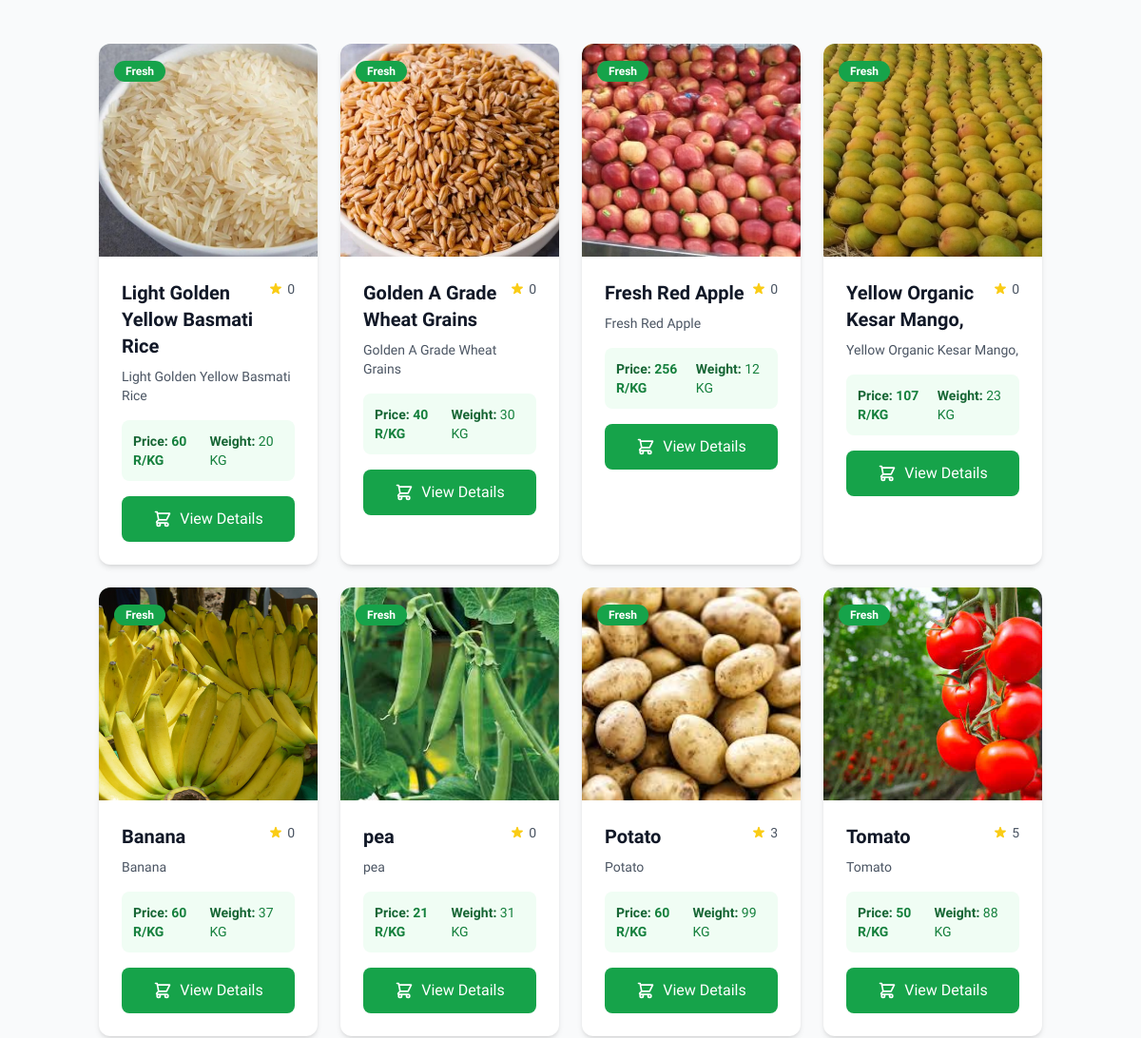
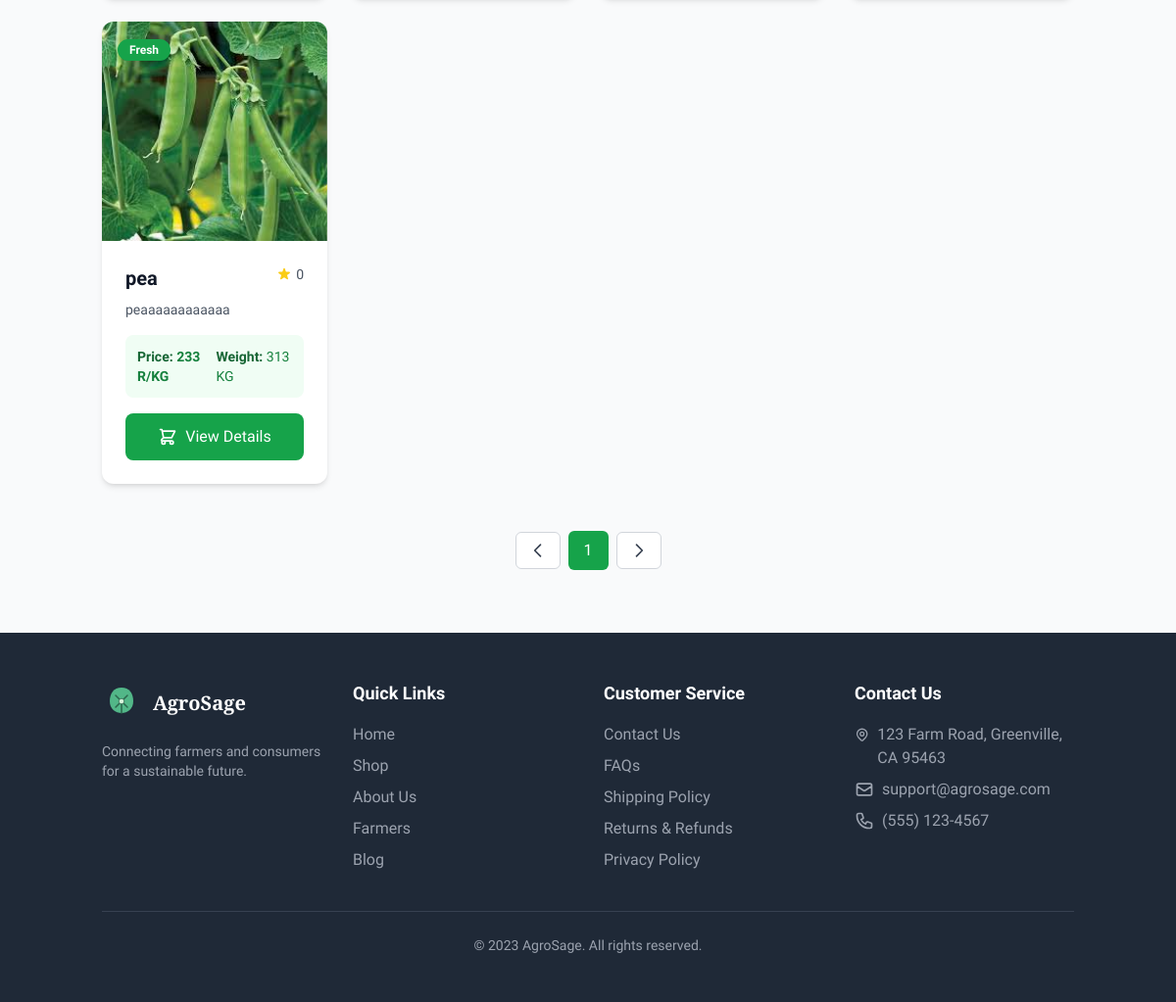
Before: /market/ (signed in, lower part) with the older database file (2 pictures, top to bottom).
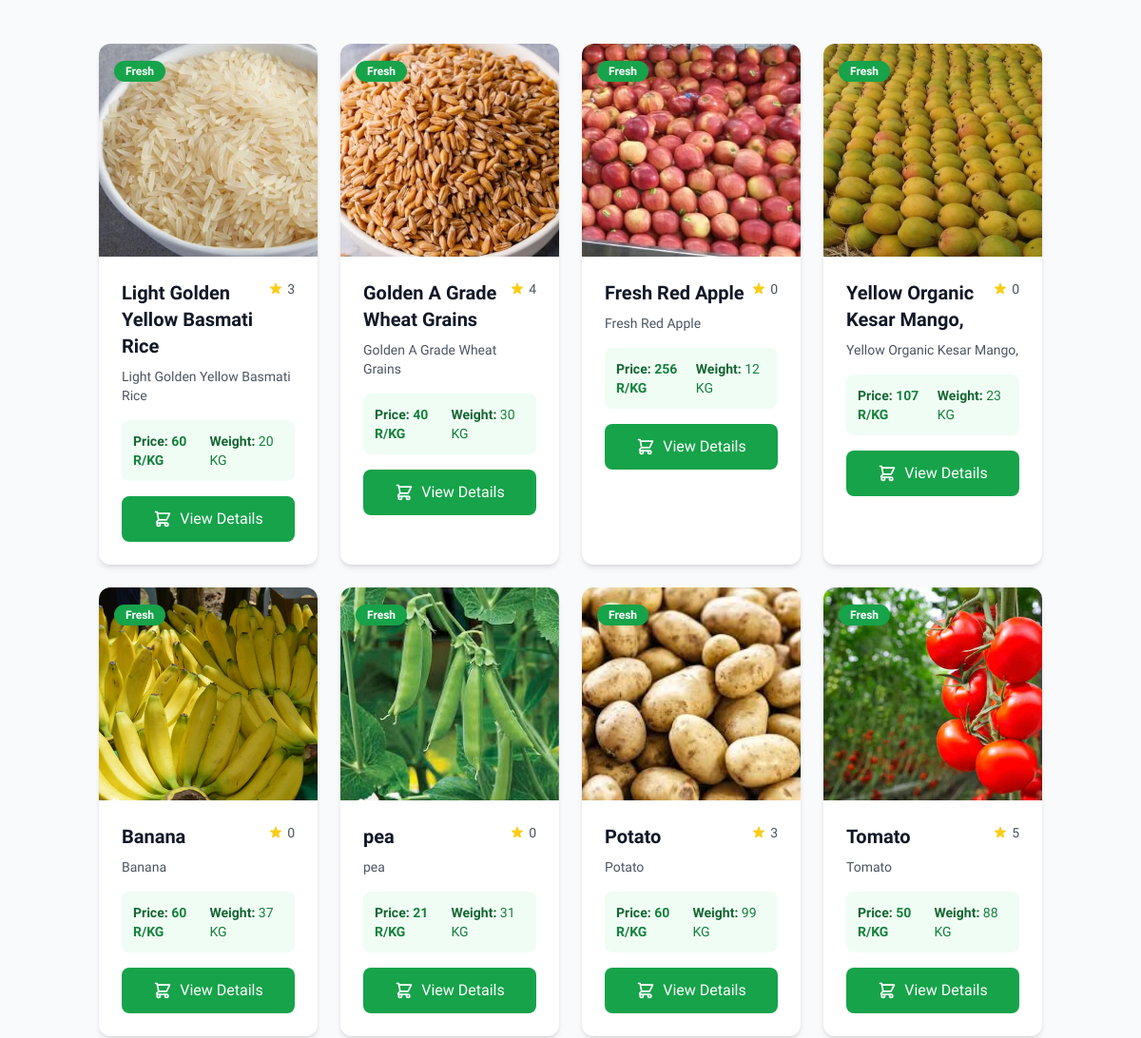
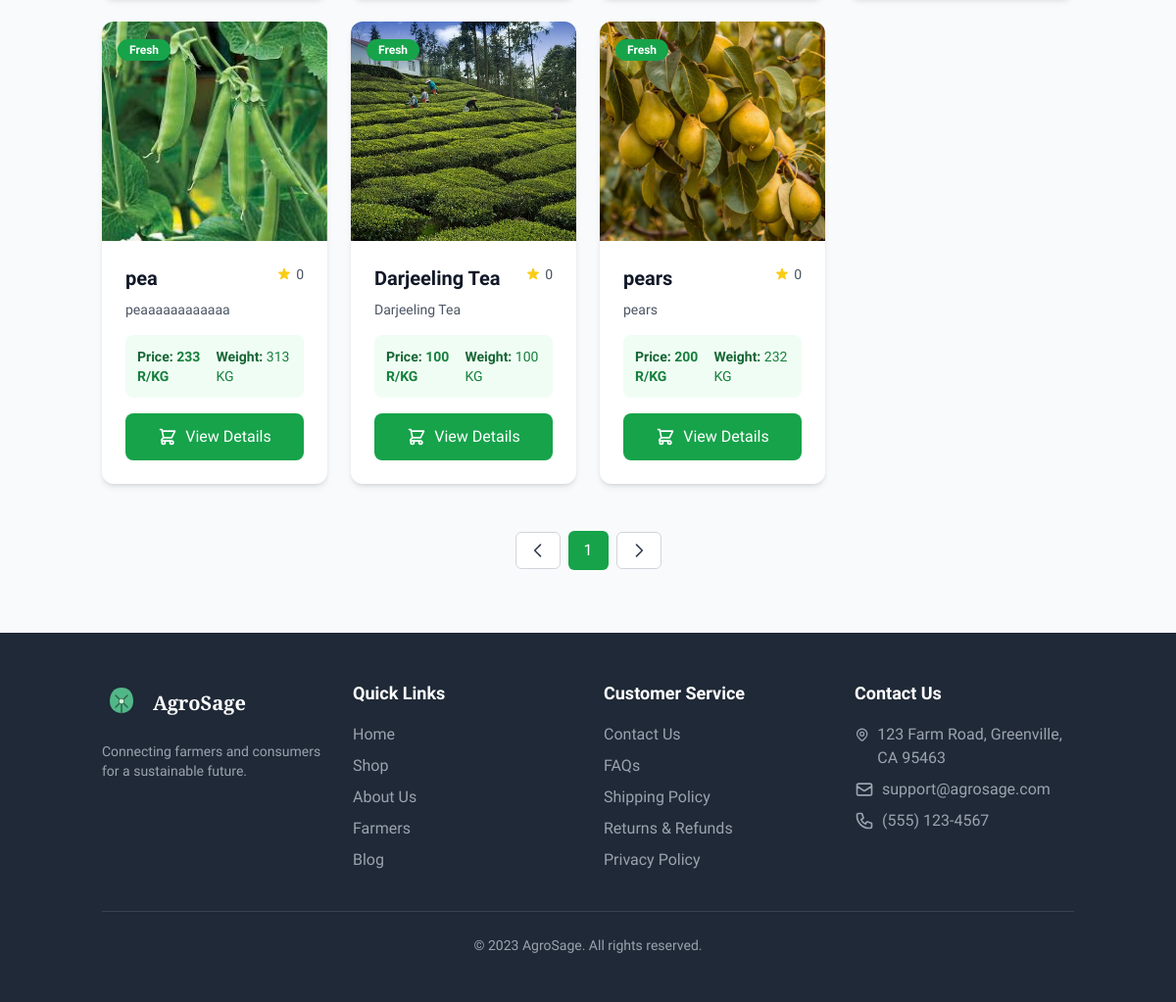
After: the same page with the newer database file (2 pictures, top to bottom).
### home/models.py (models this page shows, shortened)
class MarketItems(models.Model):
    items_name = models.CharField(max_length=1000)
    items_description = models.TextField(max_length=1000)
    category = models.ForeignKey(Category,on_delete=models.CASCADE)   # e.g. “Fertilizer”, “Tool”
    item_price = models.IntegerField()
    item_image = models.ImageField(upload_to='market_items/')
    items_weight = models.IntegerField()
    min_weight = models.IntegerField(default=0)
    item_rating = models.IntegerField(default=0)

### home/views.py (the view)
# urls.py: path("market/",views.market,name="market"),
def market(request):
    user = request.user
    cart_items = Cart.objects.filter(user=request.user)
    total_count = cart_items.count()
    if user.is_authenticated:
        items = MarketItems.objects.all()
        context = {
            "market_items": items,
            "total_count" : total_count
        }
        return render(request, "marketplace/market.html", context)
    else:
        return redirect("login")  # replace "login" with your login URL name

### templates/marketplace/market.html (shortened to what this page needs)
{% load static %}
<!DOCTYPE html>
<html lang="en">
<head>
    <script src="https://cdn.tailwindcss.com"></script>
</head>
<body>
        <section class="py-16 bg-gray-50 " id="product">
            <div class="container mx-auto px-4">
                <div class="grid grid-cols-1 sm:grid-cols-2 md:grid-cols-3 lg:grid-cols-4 gap-6">
                    {% for item in market_items %}
                    <div class="product-card bg-white rounded-xl overflow-hidden shadow-md hover:shadow-xl transition-all duration-300 transform hover:-translate-y-1 group" data-product-id="{{item.id}}">
                        <div class="relative">
                            <div class="absolute top-4 left-4 z-10">
                                <span class="bg-green-600 text-white text-xs font-bold px-3 py-1 rounded-full">Fresh</span>
                            </div>
                            <div class="h-56 bg-gradient-to-br from-green-50 to-green-100 flex items-center justify-center overflow-hidden group-hover:scale-105 transition-transform duration-300">
                                {% if item.item_image %}
                                    <img src="{{ item.item_image.url }}" alt="{{ item.items_name }}" class="h-full w-full object-cover">
                                {% endif %}
                            </div>
                        </div>
                        <div class="p-6">
                            <div class="flex justify-between items-start mb-2">
                                <h3 class="text-xl font-semibold text-gray-900">{{ item.items_name }}</h3>
                                <div class="flex items-center">
                                    <span class="text-sm text-gray-600 ml-1">{{ item.item_rating }}</span>
                                </div>
                            </div>
                            <p class="text-gray-600 text-sm mb-4 line-clamp-2">{{ item.items_description }}</p>
                            <div class="flex justify-between items-center text-sm text-gray-800 mb-4 bg-green-50 p-3 rounded-lg">
                                <div>
                                    <span class="font-semibold text-green-800">Price:</span>
                                    <span class="text-green-700 font-bold">{{ item.item_price }} R/KG</span>
                                </div>
                                <div>
                                    <span class="font-semibold text-green-800">Weight:</span>
                                    <span class="text-green-700">{{ item.items_weight }} KG</span>
                                </div>
                            </div>
                            <div class="flex items-center gap-2" data-product-id="{{item.id}}">
                                <button class="view-product flex-1 bg-green-600 hover:bg-green-700 text-white font-medium py-3 px-4 rounded-lg transition flex items-center justify-center"
                                    >
                                    <svg class="w-5 h-5 mr-2" fill="none" stroke="currentColor" viewBox="0 0 24 24">
                                        <path stroke-linecap="round" stroke-linejoin="round" stroke-width="2" d="M3 3h2l.4 2M7 13h10l4-8H5.4M7 13L5.4 5M7 13l-2.293 2.293c-.63.63-.184 1.707.707 1.707H17m0 0a2 2 0 100 4 2 2 0 000-4zm-8 2a2 2 0 11-4 0 2 2 0 014 0z"></path>
                                    </svg>
                                    View Details
                                </button>
                            </div>
                        </div>
                    </div>
                    {% endfor %}
                </div>
                <div class="mt-12 flex justify-center">
                    <nav class="flex items-center space-x-2">
                        <a href="#product" class="px-3 py-2 rounded-md bg-white border border-gray-300 text-gray-700 hover:bg-gray-50">
                            <svg class="w-5 h-5" fill="none" stroke="currentColor" viewBox="0 0 24 24">
                                <path stroke-linecap="round" stroke-linejoin="round" stroke-width="2" d="M15 19l-7-7 7-7"></path>
                            </svg>
                        </a>
                        <a href="#product" class="px-4 py-2 rounded-md bg-green-600 text-white font-medium">1</a>
                        <a href="#product" class="px-3 py-2 rounded-md bg-white border border-gray-300 text-gray-700 hover:bg-gray-50">
                            <svg class="w-5 h-5" fill="none" stroke="currentColor" viewBox="0 0 24 24">
                                <path stroke-linecap="round" stroke-linejoin="round" stroke-width="2" d="M9 5l7 7-7 7"></path>
                            </svg>
                        </a>
                    </nav>
                </div>
            </div>
        </section>
    <footer class="bg-gray-800 text-white py-12">
        <div class="container mx-auto px-4">
            <div class="grid grid-cols-1 md:grid-cols-4 gap-8">
                <div>
                    <div class="flex items-center mb-4">
                        <div class="mr-3">
                        <button onclick="window.location.href='{% url 'index' %}'">
                        </button>
                        </div>
                        <h3 class="text-xl font-bold heading">AgroSage</h3>
                    </div>
                    <p class="text-gray-400 text-sm mb-4">Connecting farmers and consumers for a sustainable future.</p>
                </div>
                <div>
                    <h4 class="text-lg font-semibold mb-4">Quick Links</h4>
                    <ul class="space-y-2">
                        <li><a href="#" class="text-gray-400 hover:text-white">Home</a></li>
                        <li><a href="#" class="text-gray-400 hover:text-white">Shop</a></li>
                        <li><a href="#" class="text-gray-400 hover:text-white">About Us</a></li>
                        <li><a href="#" class="text-gray-400 hover:text-white">Farmers</a></li>
                        <li><a href="#" class="text-gray-400 hover:text-white">Blog</a></li>
                    </ul>
                </div>
                <div>
                    <h4 class="text-lg font-semibold mb-4">Customer Service</h4>
                    <ul class="space-y-2">
                        <li><a href="#" class="text-gray-400 hover:text-white">Contact Us</a></li>
                        <li><a href="#" class="text-gray-400 hover:text-white">FAQs</a></li>
                        <li><a href="#" class="text-gray-400 hover:text-white">Shipping Policy</a></li>
                        <li><a href="#" class="text-gray-400 hover:text-white">Returns & Refunds</a></li>
                        <li><a href="#" class="text-gray-400 hover:text-white">Privacy Policy</a></li>
                    </ul>
                </div>
                <div>
                    <h4 class="text-lg font-semibold mb-4">Contact Us</h4>
                    <ul class="space-y-2">
                        <li class="flex items-start">
                            <span class="text-gray-400">123 Farm Road, Greenville, CA 95463</span>
                        </li>
                        <li class="flex items-start">
                            <svg xmlns="http://www.w3.org/2000/svg" class="h-5 w-5 mr-2 mt-0.5 text-gray-400" fill="none" viewBox="0 0 24 24" stroke="currentColor">
                                <path stroke-linecap="round" stroke-linejoin="round" stroke-width="2" d="M3 8l7.89 5.26a2 2 0 002.22 0L21 8M5 19h14a2 2 0 002-2V7a2 2 0 00-2-2H5a2 2 0 00-2 2v10a2 2 0 002 2z" />
                            </svg>
                            <span class="text-gray-400">support@agrosage.com</span>
                        </li>
                        <li class="flex items-start">
                            <span class="text-gray-400">(555) 123-4567</span>
                        </li>
                    </ul>
                </div>
            </div>
            <div class="border-t border-gray-700 mt-10 pt-6 text-center text-gray-400 text-sm">
                <p>&copy; 2023 AgroSage. All rights reserved.</p>
            </div>
        </div>
    </footer>
</body>
</html>

### templates/marketplace/market.html (style rules this page uses)
html { scroll-behavior: smooth; }
body { font-family: 'Raleway', sans-serif; background-color: #f7f5f0; }
.heading { font-family: 'Playfair Display', serif; }

Changed rows visible on the page:
changed MarketItems "Light Golden Yellow Basmati Rice": item_rating "0" → "3"
changed MarketItems "Golden A Grade Wheat Grains": item_rating "0" → "4"
added MarketItems: item_image (picture), items_name "Darjeeling Tea", item_rating "0", items_description "Darjeeling Tea", item_price "100", items_weight "100"
added MarketItems: item_image (picture), items_name "pears", item_rating "0", items_description "pears", item_price "200", items_weight "232"
